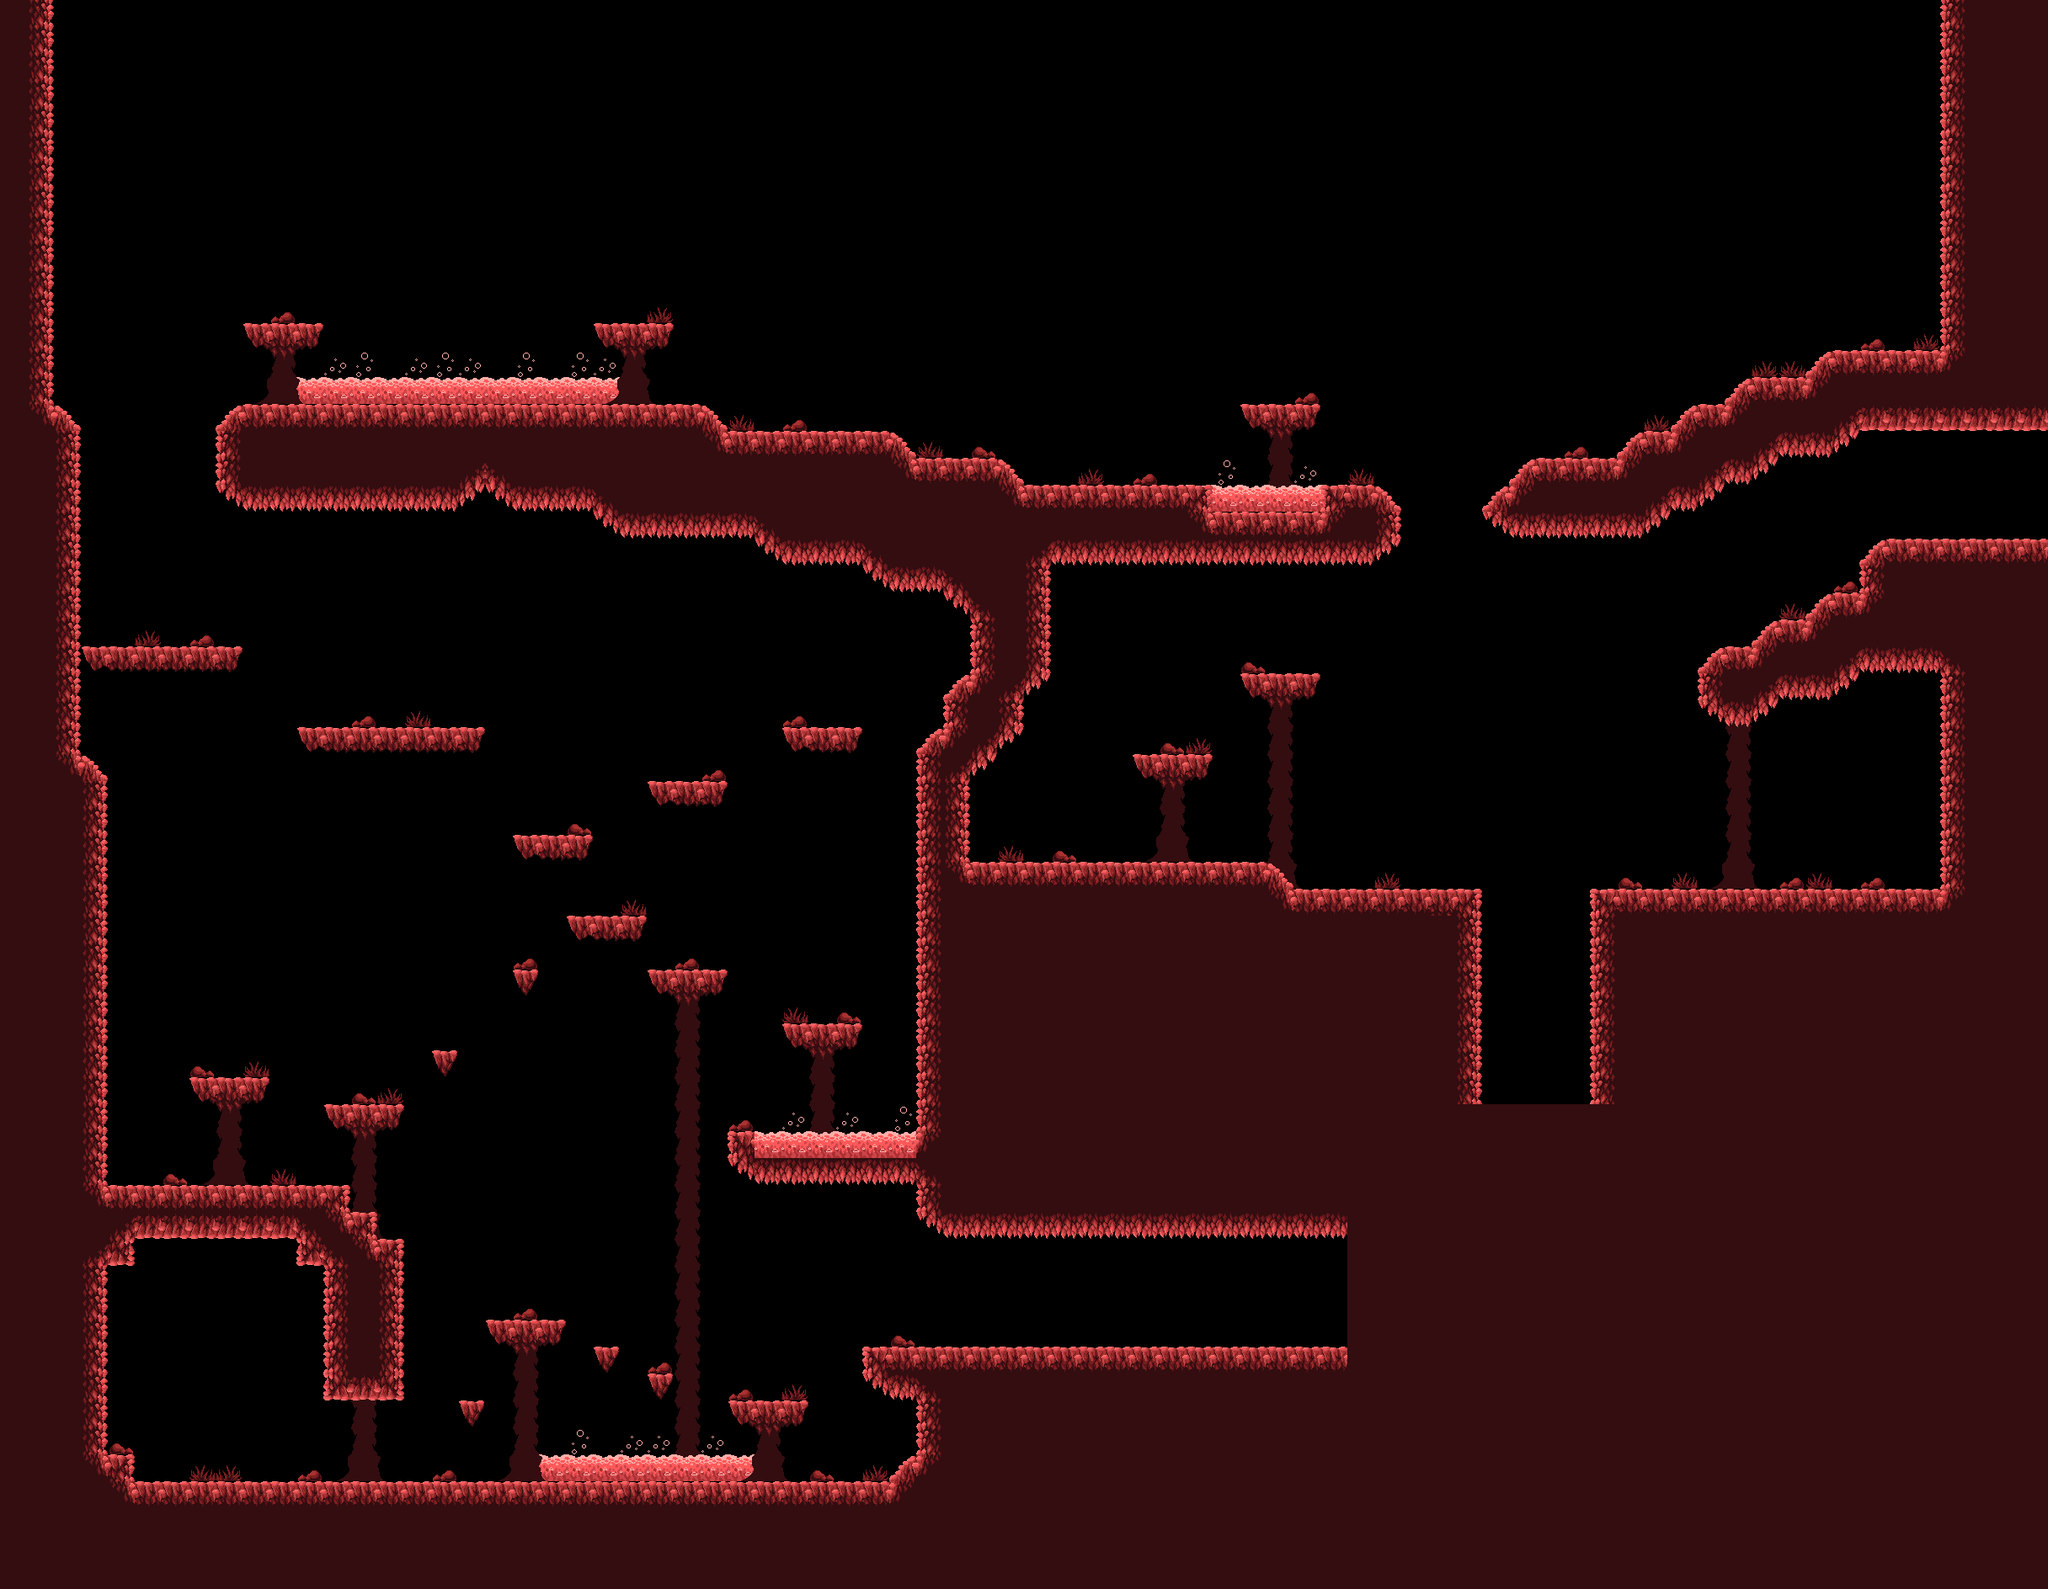

A 2D game scene composited from a Tiled map and its tileset images. What follows is a short description and the map's XML, with each tile layer's data collapsed to a summary:
An orthogonal 76x59 tile map with 32x32 px tiles, 2 tile layers (decorations, platforms), 1 hidden layer not drawn and 81 objects (10x collapse2, 8x collapse1, 7x collapse3, 7x jumper, 7x shard, ...).

<map version="1.8" tiledversion="1.8.4" orientation="orthogonal" renderorder="left-down" width="76" height="59" tilewidth="32" tileheight="32" infinite="0" nextlayerid="11" nextobjectid="95">
 <editorsettings>
  <export target="../red_level/red_map.json" format="json" />
 </editorsettings>
 <tileset firstgid="1" name="red_tileset" tilewidth="32" tileheight="32" tilecount="42" columns="6">
  <image source="../red_level/red_tileset.png" width="192" height="224" />
  <tile id="0">
   <properties>
    <property name="collides" type="bool" value="true" />
   </properties>
  </tile>
  <tile id="1">
   <properties>
    <property name="collides" type="bool" value="true" />
   </properties>
  </tile>
  <tile id="2">
   <properties>
    <property name="collides" type="bool" value="true" />
   </properties>
  </tile>
  <tile id="3">
   <properties>
    <property name="collides" type="bool" value="true" />
   </properties>
  </tile>
  <tile id="4">
   <properties>
    <property name="collides" type="bool" value="true" />
   </properties>
   <objectgroup draworder="index">
    <object id="3" x="31.9778" y="-0.0444444">
     <polygon points="0,0 -31.9556,32.0444 0.0222222,32.0444" />
    </object>
   </objectgroup>
  </tile>
  <tile id="5">
   <properties>
    <property name="collides" type="bool" value="true" />
   </properties>
   <objectgroup draworder="index">
    <object id="2" x="0" y="0">
     <polygon points="0,0 0,31.9556 32,32.0222" />
    </object>
   </objectgroup>
  </tile>
  <tile id="6">
   <properties>
    <property name="collides" type="bool" value="true" />
   </properties>
  </tile>
  <tile id="7">
   <properties>
    <property name="collides" type="bool" value="true" />
   </properties>
  </tile>
  <tile id="8">
   <properties>
    <property name="collides" type="bool" value="true" />
   </properties>
  </tile>
  <tile id="9">
   <properties>
    <property name="collides" type="bool" value="false" />
   </properties>
  </tile>
  <tile id="10">
   <properties>
    <property name="collides" type="bool" value="true" />
   </properties>
  </tile>
  <tile id="11">
   <properties>
    <property name="collides" type="bool" value="true" />
   </properties>
  </tile>
  <tile id="12">
   <properties>
    <property name="collides" type="bool" value="true" />
   </properties>
  </tile>
  <tile id="13">
   <properties>
    <property name="collides" type="bool" value="true" />
   </properties>
  </tile>
  <tile id="14">
   <properties>
    <property name="collides" type="bool" value="true" />
   </properties>
  </tile>
  <tile id="15">
   <properties>
    <property name="collides" type="bool" value="false" />
   </properties>
  </tile>
  <tile id="16">
   <properties>
    <property name="collides" type="bool" value="true" />
   </properties>
  </tile>
  <tile id="17">
   <properties>
    <property name="collides" type="bool" value="true" />
   </properties>
  </tile>
  <tile id="18">
   <properties>
    <property name="collides" type="bool" value="true" />
   </properties>
  </tile>
  <tile id="19">
   <properties>
    <property name="collides" type="bool" value="true" />
   </properties>
  </tile>
  <tile id="20">
   <properties>
    <property name="collides" type="bool" value="true" />
   </properties>
  </tile>
  <tile id="21">
   <properties>
    <property name="collides" type="bool" value="false" />
   </properties>
  </tile>
  <tile id="22">
   <properties>
    <property name="collides" type="bool" value="true" />
   </properties>
  </tile>
  <tile id="23">
   <properties>
    <property name="collides" type="bool" value="true" />
   </properties>
  </tile>
  <tile id="24">
   <properties>
    <property name="collides" type="bool" value="false" />
   </properties>
  </tile>
  <tile id="25">
   <properties>
    <property name="collides" type="bool" value="false" />
   </properties>
  </tile>
  <tile id="26">
   <properties>
    <property name="collides" type="bool" value="false" />
   </properties>
  </tile>
  <tile id="27">
   <properties>
    <property name="collides" type="bool" value="false" />
   </properties>
  </tile>
  <tile id="28">
   <properties>
    <property name="collides" type="bool" value="false" />
   </properties>
  </tile>
  <tile id="29">
   <properties>
    <property name="collides" type="bool" value="true" />
   </properties>
  </tile>
  <tile id="30">
   <properties>
    <property name="collides" type="bool" value="false" />
   </properties>
  </tile>
  <tile id="31">
   <properties>
    <property name="collides" type="bool" value="false" />
   </properties>
  </tile>
  <tile id="32">
   <properties>
    <property name="collides" type="bool" value="false" />
   </properties>
  </tile>
  <tile id="33">
   <properties>
    <property name="collides" type="bool" value="false" />
   </properties>
  </tile>
  <tile id="34">
   <properties>
    <property name="collides" type="bool" value="false" />
   </properties>
  </tile>
  <tile id="35">
   <properties>
    <property name="collides" type="bool" value="false" />
   </properties>
  </tile>
  <tile id="38">
   <properties>
    <property name="collides" type="bool" value="true" />
   </properties>
  </tile>
 </tileset>
 <layer id="9" name="decorations" width="76" height="59">
  <data>[4484 cells, 170 non-empty, 11 distinct tile ids]</data>
 </layer>
 <layer id="1" name="platforms" width="76" height="59">
  <data>[4484 cells, 2169 non-empty, 27 distinct tile ids]</data>
 </layer>
 <objectgroup id="10" name="collapsible">
  <object id="68" name="collapse3" gid="22" x="224" y="544" width="32" height="32" />
  <object id="69" name="collapse3" gid="22" x="512" y="416" width="32" height="32" />
  <object id="71" name="collapse3" gid="22" x="672" y="416" width="32" height="32" />
  <object id="73" name="collapse3" gid="22" x="1728" y="768" width="32" height="32" />
  <object id="74" name="collapse3" gid="22" x="1632" y="768" width="32" height="32" />
  <object id="72" name="collapse3" gid="2147483670" x="416" y="416" width="32" height="32" />
  <object id="70" name="collapse3" gid="22" x="192" y="640" width="32" height="32">
   <properties>
    <property name="collides" type="bool" value="false" />
   </properties>
  </object>
  <object id="75" name="collapse2" gid="16" x="96" y="544" width="32" height="32" />
  <object id="79" name="collapse2" gid="2147483664" x="384" y="416" width="32" height="32" />
  <object id="80" name="collapse2" gid="16" x="448" y="416" width="32" height="32" />
  <object id="81" name="collapse2" gid="16" x="544" y="416" width="32" height="32" />
  <object id="82" name="collapse2" gid="16" x="608" y="416" width="32" height="32" />
  <object id="83" name="collapse2" gid="16" x="1760" y="768" width="32" height="32" />
  <object id="84" name="collapse2" gid="16" x="1664" y="768" width="32" height="32" />
  <object id="76" name="collapse2" gid="16" x="192" y="544" width="32" height="32" />
  <object id="77" name="collapse2" gid="16" x="160" y="640" width="32" height="32" />
  <object id="78" name="collapse2" gid="16" x="96" y="640" width="32" height="32" />
  <object id="85" name="collapse1" gid="10" x="224" y="640" width="32" height="32" />
  </objectgroup>
 <objectgroup id="2" name="boundary">
  <!-- 54 objects omitted --></objectgroup>
 <objectgroup id="3" name="spawn">
  <!-- 51 objects omitted --></objectgroup>
 <objectgroup id="5" name="enemy">
  <!-- 48 objects omitted --></objectgroup>
 <objectgroup id="7" name="shard">
  <!-- 37 objects omitted --></objectgroup>
 <objectgroup id="6" name="DELETE AFTER" visible="0">
  <!-- 30 objects omitted --></objectgroup>
 <layer id="8" name="DELETE" width="76" height="59" visible="0">
  <data>[4484 cells, 157 non-empty, 17 distinct tile ids]</data>
 </layer>
 <objectgroup id="4" name="crystal">
  <!-- 1 objects omitted --></objectgroup>
</map>
<!-- 61 of 81 objects omitted -->
